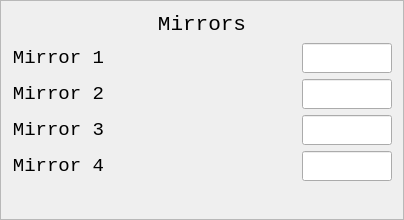
              <widget class="QFrame" name="mirror_frame">
               <property name="minimumSize">
                <size>
                 <width>0</width>
                 <height>220</height>
                </size>
               </property>
               <property name="maximumSize">
                <size>
                 <width>16777215</width>
                 <height>220</height>
                </size>
               </property>
               <property name="frameShape">
                <enum>QFrame::StyledPanel</enum>
               </property>
               <property name="frameShadow">
                <enum>QFrame::Raised</enum>
               </property>
               <layout class="QVBoxLayout" name="verticalLayout_5">
                <item>
                 <widget class="QLabel" name="mirrors_title">
                  <property name="font">
                   <font>
                    <family>Monospace</family>
                    <pointsize>16</pointsize>
                   </font>
                  </property>
                  <property name="text">
                   <string>Mirrors</string>
                  </property>
                  <property name="alignment">
                   <set>Qt::AlignCenter</set>
                  </property>
                 </widget>
                </item>
                <item>
                 <layout class="QGridLayout" name="mirrors_layout">
                  <item row="2" column="3">
                   <widget class="PyDMLineEdit" name="mirror_setpos_3">
                    <property name="minimumSize">
                     <size>
                      <width>90</width>
                      <height>30</height>
                     </size>
                    </property>
                    <property name="maximumSize">
                     <size>
                      <width>90</width>
                      <height>30</height>
                     </size>
                    </property>
                    <property name="font">
                     <font>
                      <family>Monospace</family>
                      <pointsize>14</pointsize>
                     </font>
                    </property>
                    <property name="toolTip">
                     <string/>
                    </property>
                    <property name="whatsThis">
                     <string>
    Writeable text field to send and display channel values
    </string>
                    </property>
                    <property name="alignment">
                     <set>Qt::AlignRight|Qt::AlignTrailing|Qt::AlignVCenter</set>
                    </property>
                    <property name="showUnits" stdset="0">
                     <bool>false</bool>
                    </property>
                   </widget>
                  </item>
                  <item row="1" column="0">
                   <widget class="QLabel" name="mirror_name_2">
                    <property name="font">
                     <font>
                      <family>Monospace</family>
                      <pointsize>14</pointsize>
                     </font>
                    </property>
                    <property name="text">
                     <string>Mirror 2</string>
                    </property>
                    <property name="alignment">
                     <set>Qt::AlignRight|Qt::AlignTrailing|Qt::AlignVCenter</set>
                    </property>
                   </widget>
                  </item>
                  <item row="2" column="2">
                   <widget class="PyDMLabel" name="mirror_readback_3">
                    <property name="minimumSize">
                     <size>
                      <width>150</width>
                      <height>30</height>
                     </size>
                    </property>
                    <property name="maximumSize">
                     <size>
                      <width>150</width>
                      <height>30</height>
                     </size>
                    </property>
                    <property name="font">
                     <font>
                      <family>Monospace</family>
                      <pointsize>14</pointsize>
                     </font>
                    </property>
                    <property name="toolTip">
                     <string/>
                    </property>
                    <property name="whatsThis">
                     <string/>
                    </property>
                    <property name="userDefinedPrecision" stdset="0">
                     <bool>true</bool>
                    </property>
                    <property name="showUnits" stdset="0">
                     <bool>true</bool>
                    </property>
                    <property name="precision">
                     <number>3</number>
                    </property>
                   </widget>
                  </item>
                  <item row="0" column="2">
                   <widget class="PyDMLabel" name="mirror_readback_1">
                    <property name="minimumSize">
                     <size>
                      <width>150</width>
                      <height>30</height>
                     </size>
                    </property>
                    <property name="maximumSize">
                     <size>
                      <width>150</width>
                      <height>30</height>
                     </size>
                    </property>
                    <property name="font">
                     <font>
                      <family>Monospace</family>
                      <pointsize>14</pointsize>
                     </font>
                    </property>
                    <property name="toolTip">
                     <string/>
                    </property>
                    <property name="whatsThis">
                     <string/>
                    </property>
                    <property name="userDefinedPrecision" stdset="0">
                     <bool>true</bool>
                    </property>
                    <property name="showUnits" stdset="0">
                     <bool>true</bool>
                    </property>
                    <property name="precision">
                     <number>3</number>
                    </property>
                   </widget>
                  </item>
                  <item row="0" column="0">
                   <widget class="QLabel" name="mirror_name_1">
                    <property name="font">
                     <font>
                      <family>Monospace</family>
                      <pointsize>14</pointsize>
                     </font>
                    </property>
                    <property name="text">
                     <string>Mirror 1</string>
                    </property>
                    <property name="alignment">
                     <set>Qt::AlignRight|Qt::AlignTrailing|Qt::AlignVCenter</set>
                    </property>
                   </widget>
                  </item>
                  <item row="2" column="0">
                   <widget class="QLabel" name="mirror_name_3">
                    <property name="font">
                     <font>
                      <family>Monospace</family>
                      <pointsize>14</pointsize>
                     </font>
                    </property>
                    <property name="text">
                     <string>Mirror 3</string>
                    </property>
                    <property name="alignment">
                     <set>Qt::AlignRight|Qt::AlignTrailing|Qt::AlignVCenter</set>
                    </property>
                   </widget>
                  </item>
                  <item row="1" column="2">
                   <widget class="PyDMLabel" name="mirror_readback_2">
                    <property name="minimumSize">
                     <size>
                      <width>150</width>
                      <height>30</height>
                     </size>
                    </property>
                    <property name="maximumSize">
                     <size>
                      <width>150</width>
                      <height>30</height>
                     </size>
                    </property>
                    <property name="font">
                     <font>
                      <family>Monospace</family>
                      <pointsize>14</pointsize>
                     </font>
                    </property>
                    <property name="toolTip">
                     <string/>
                    </property>
                    <property name="whatsThis">
                     <string/>
                    </property>
                    <property name="userDefinedPrecision" stdset="0">
                     <bool>true</bool>
                    </property>
                    <property name="showUnits" stdset="0">
                     <bool>true</bool>
                    </property>
                    <property name="precision">
                     <number>3</number>
                    </property>
                   </widget>
                  </item>
                  <item row="1" column="3">
                   <widget class="PyDMLineEdit" name="mirror_setpos_2">
                    <property name="minimumSize">
                     <size>
                      <width>90</width>
                      <height>30</height>
                     </size>
                    </property>
                    <property name="maximumSize">
                     <size>
                      <width>90</width>
                      <height>30</height>
                     </size>
                    </property>
                    <property name="font">
                     <font>
                      <family>Monospace</family>
                      <pointsize>14</pointsize>
                     </font>
                    </property>
                    <property name="toolTip">
                     <string/>
                    </property>
                    <property name="whatsThis">
                     <string>
    Writeable text field to send and display channel values
    </string>
                    </property>
                    <property name="alignment">
                     <set>Qt::AlignRight|Qt::AlignTrailing|Qt::AlignVCenter</set>
                    </property>
                    <property name="showUnits" stdset="0">
                     <bool>false</bool>
                    </property>
                   </widget>
                  </item>
                  <item row="0" column="3">
                   <widget class="PyDMLineEdit" name="mirror_setpos_1">
                    <property name="minimumSize">
                     <size>
                      <width>90</width>
                      <height>30</height>
                     </size>
                    </property>
                    <property name="maximumSize">
                     <size>
                      <width>90</width>
                      <height>30</height>
                     </size>
                    </property>
                    <property name="font">
                     <font>
                      <family>Monospace</family>
                      <pointsize>14</pointsize>
                     </font>
                    </property>
                    <property name="toolTip">
                     <string/>
                    </property>
                    <property name="whatsThis">
                     <string>
    Writeable text field to send and display channel values
    </string>
                    </property>
                    <property name="alignment">
                     <set>Qt::AlignRight|Qt::AlignTrailing|Qt::AlignVCenter</set>
                    </property>
                    <property name="showUnits" stdset="0">
                     <bool>false</bool>
                    </property>
                   </widget>
                  </item>
                  <item row="3" column="0">
                   <widget class="QLabel" name="mirror_name_4">
                    <property name="font">
                     <font>
                      <family>Monospace</family>
                      <pointsize>14</pointsize>
                     </font>
                    </property>
                    <property name="text">
                     <string>Mirror 4</string>
                    </property>
                    <property name="alignment">
                     <set>Qt::AlignRight|Qt::AlignTrailing|Qt::AlignVCenter</set>
                    </property>
                   </widget>
                  </item>
                  <item row="3" column="2">
                   <widget class="PyDMLabel" name="mirror_readback_4">
                    <property name="minimumSize">
                     <size>
                      <width>150</width>
                      <height>30</height>
                     </size>
                    </property>
                    <property name="maximumSize">
                     <size>
                      <width>150</width>
                      <height>30</height>
                     </size>
                    </property>
                    <property name="font">
                     <font>
                      <family>Monospace</family>
                      <pointsize>14</pointsize>
                     </font>
                    </property>
                    <property name="toolTip">
                     <string/>
                    </property>
                    <property name="whatsThis">
                     <string/>
                    </property>
                    <property name="userDefinedPrecision" stdset="0">
                     <bool>true</bool>
                    </property>
                    <property name="showUnits" stdset="0">
                     <bool>true</bool>
                    </property>
                    <property name="precision">
                     <number>3</number>
                    </property>
                   </widget>
                  </item>
                  <item row="3" column="3">
                   <widget class="PyDMLineEdit" name="mirror_setpos_4">
                    <property name="minimumSize">
                     <size>
                      <width>90</width>
                      <height>30</height>
                     </size>
                    </property>
                    <property name="maximumSize">
                     <size>
                      <width>90</width>
                      <height>30</height>
                     </size>
                    </property>
                    <property name="font">
                     <font>
                      <family>Monospace</family>
                      <pointsize>14</pointsize>
                     </font>
                    </property>
                    <property name="toolTip">
                     <string/>
                    </property>
                    <property name="whatsThis">
                     <string>
    Writeable text field to send and display channel values
    </string>
                    </property>
                    <property name="alignment">
                     <set>Qt::AlignRight|Qt::AlignTrailing|Qt::AlignVCenter</set>
                    </property>
                    <property name="showUnits" stdset="0">
                     <bool>false</bool>
                    </property>
                   </widget>
                  </item>
                  <item row="0" column="1">
                   <widget class="QFrame" name="circle_size_hax_1">
                    <property name="minimumSize">
                     <size>
                      <width>30</width>
                      <height>30</height>
                     </size>
                    </property>
                    <property name="maximumSize">
                     <size>
                      <width>30</width>
                      <height>30</height>
                     </size>
                    </property>
                    <property name="frameShape">
                     <enum>QFrame::NoFrame</enum>
                    </property>
                    <property name="frameShadow">
                     <enum>QFrame::Plain</enum>
                    </property>
                    <property name="lineWidth">
                     <number>0</number>
                    </property>
                    <widget class="PyDMByteIndicator" name="mirror_circle_1">
                     <property name="geometry">
                      <rect>
                       <x>-10</x>
                       <y>-5</y>
                       <width>48</width>
                       <height>48</height>
                      </rect>
                     </property>
                     <property name="minimumSize">
                      <size>
                       <width>48</width>
                       <height>48</height>
                      </size>
                     </property>
                     <property name="maximumSize">
                      <size>
                       <width>48</width>
                       <height>48</height>
                      </size>
                     </property>
                     <property name="font">
                      <font>
                       <family>Monospace</family>
                       <pointsize>14</pointsize>
                      </font>
                     </property>
                     <property name="toolTip">
                      <string/>
                     </property>
                     <property name="whatsThis">
                      <string/>
                     </property>
                     <property name="onColor" stdset="0">
                      <color>
                       <red>100</red>
                       <green>100</green>
                       <blue>100</blue>
                      </color>
                     </property>
                     <property name="offColor" stdset="0">
                      <color>
                       <red>255</red>
                       <green>255</green>
                       <blue>0</blue>
                      </color>
                     </property>
                     <property name="orientation" stdset="0">
                      <enum>Qt::Vertical</enum>
                     </property>
                     <property name="showLabels" stdset="0">
                      <bool>false</bool>
                     </property>
                     <property name="bigEndian" stdset="0">
                      <bool>false</bool>
                     </property>
                     <property name="circles" stdset="0">
                      <bool>true</bool>
                     </property>
                    </widget>
                   </widget>
                  </item>
                  <item row="1" column="1">
                   <widget class="QFrame" name="circle_size_hax_2">
                    <property name="minimumSize">
                     <size>
                      <width>30</width>
                      <height>30</height>
                     </size>
                    </property>
                    <property name="maximumSize">
                     <size>
                      <width>30</width>
                      <height>30</height>
                     </size>
                    </property>
                    <property name="frameShape">
                     <enum>QFrame::NoFrame</enum>
                    </property>
                    <property name="frameShadow">
                     <enum>QFrame::Plain</enum>
                    </property>
                    <property name="lineWidth">
                     <number>0</number>
                    </property>
                    <widget class="PyDMByteIndicator" name="mirror_circle_2">
                     <property name="geometry">
                      <rect>
                       <x>-10</x>
                       <y>-5</y>
                       <width>48</width>
                       <height>48</height>
                      </rect>
                     </property>
                     <property name="minimumSize">
                      <size>
                       <width>48</width>
                       <height>48</height>
                      </size>
                     </property>
                     <property name="maximumSize">
                      <size>
                       <width>48</width>
                       <height>48</height>
                      </size>
                     </property>
                     <property name="font">
                      <font>
                       <family>Monospace</family>
                       <pointsize>14</pointsize>
                      </font>
                     </property>
                     <property name="toolTip">
                      <string/>
                     </property>
                     <property name="whatsThis">
                      <string/>
                     </property>
                     <property name="onColor" stdset="0">
                      <color>
                       <red>100</red>
                       <green>100</green>
                       <blue>100</blue>
                      </color>
                     </property>
                     <property name="offColor" stdset="0">
                      <color>
                       <red>255</red>
                       <green>255</green>
                       <blue>0</blue>
                      </color>
                     </property>
                     <property name="orientation" stdset="0">
                      <enum>Qt::Vertical</enum>
                     </property>
                     <property name="showLabels" stdset="0">
                      <bool>false</bool>
                     </property>
                     <property name="bigEndian" stdset="0">
                      <bool>false</bool>
                     </property>
                     <property name="circles" stdset="0">
                      <bool>true</bool>
                     </property>
                    </widget>
                   </widget>
                  </item>
                  <item row="2" column="1">
                   <widget class="QFrame" name="circle_size_hax_3">
                    <property name="minimumSize">
                     <size>
                      <width>30</width>
                      <height>30</height>
                     </size>
                    </property>
                    <property name="maximumSize">
                     <size>
                      <width>30</width>
                      <height>30</height>
                     </size>
                    </property>
                    <property name="frameShape">
                     <enum>QFrame::NoFrame</enum>
                    </property>
                    <property name="frameShadow">
                     <enum>QFrame::Plain</enum>
                    </property>
                    <property name="lineWidth">
                     <number>0</number>
                    </property>
                    <widget class="PyDMByteIndicator" name="mirror_circle_3">
                     <property name="geometry">
                      <rect>
                       <x>-10</x>
                       <y>-5</y>
                       <width>48</width>
                       <height>48</height>
                      </rect>
                     </property>
                     <property name="sizePolicy">
                      <sizepolicy hsizetype="Preferred" vsizetype="Preferred">
                       <horstretch>0</horstretch>
                       <verstretch>0</verstretch>
                      </sizepolicy>
                     </property>
                     <property name="minimumSize">
                      <size>
                       <width>48</width>
                       <height>48</height>
                      </size>
                     </property>
                     <property name="maximumSize">
                      <size>
                       <width>48</width>
                       <height>48</height>
                      </size>
                     </property>
                     <property name="font">
                      <font>
                       <family>Monospace</family>
                       <pointsize>14</pointsize>
                      </font>
                     </property>
                     <property name="toolTip">
                      <string/>
                     </property>
                     <property name="whatsThis">
                      <string/>
                     </property>
                     <property name="onColor" stdset="0">
                      <color>
                       <red>100</red>
                       <green>100</green>
                       <blue>100</blue>
                      </color>
                     </property>
                     <property name="offColor" stdset="0">
                      <color>
                       <red>255</red>
                       <green>255</green>
                       <blue>0</blue>
                      </color>
                     </property>
                     <property name="orientation" stdset="0">
                      <enum>Qt::Vertical</enum>
                     </property>
                     <property name="showLabels" stdset="0">
                      <bool>false</bool>
                     </property>
                     <property name="bigEndian" stdset="0">
                      <bool>false</bool>
                     </property>
                     <property name="circles" stdset="0">
                      <bool>true</bool>
                     </property>
                    </widget>
                   </widget>
                  </item>
                  <item row="3" column="1">
                   <widget class="QFrame" name="circle_size_hax_4">
                    <property name="minimumSize">
                     <size>
                      <width>30</width>
                      <height>30</height>
                     </size>
                    </property>
                    <property name="maximumSize">
                     <size>
                      <width>30</width>
                      <height>30</height>
                     </size>
                    </property>
                    <property name="frameShape">
                     <enum>QFrame::NoFrame</enum>
                    </property>
                    <property name="frameShadow">
                     <enum>QFrame::Plain</enum>
                    </property>
                    <property name="lineWidth">
                     <number>0</number>
                    </property>
                    <widget class="PyDMByteIndicator" name="mirror_circle_4">
                     <property name="geometry">
                      <rect>
                       <x>-10</x>
                       <y>-5</y>
                       <width>48</width>
                       <height>48</height>
                      </rect>
                     </property>
                     <property name="minimumSize">
                      <size>
                       <width>48</width>
                       <height>48</height>
                      </size>
                     </property>
                     <property name="maximumSize">
                      <size>
                       <width>48</width>
                       <height>48</height>
                      </size>
                     </property>
                     <property name="font">
                      <font>
                       <family>Monospace</family>
                       <pointsize>14</pointsize>
                      </font>
                     </property>
                     <property name="toolTip">
                      <string/>
                     </property>
                     <property name="whatsThis">
                      <string/>
                     </property>
                     <property name="onColor" stdset="0">
                      <color>
                       <red>100</red>
                       <green>100</green>
                       <blue>100</blue>
                      </color>
                     </property>
                     <property name="offColor" stdset="0">
                      <color>
                       <red>255</red>
                       <green>255</green>
                       <blue>0</blue>
                      </color>
                     </property>
                     <property name="orientation" stdset="0">
                      <enum>Qt::Vertical</enum>
                     </property>
                     <property name="showLabels" stdset="0">
                      <bool>false</bool>
                     </property>
                     <property name="bigEndian" stdset="0">
                      <bool>false</bool>
                     </property>
                     <property name="circles" stdset="0">
                      <bool>true</bool>
                     </property>
                    </widget>
                   </widget>
                  </item>
                 </layout>
                </item>
                <item>
                 <spacer name="mirrors_spacer">
                  <property name="orientation">
                   <enum>Qt::Vertical</enum>
                  </property>
                  <property name="sizeHint" stdset="0">
                   <size>
                    <width>20</width>
                    <height>40</height>
                   </size>
                  </property>
                 </spacer>
                </item>
               </layout>
              </widget>
